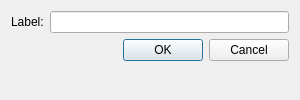
<?xml version="1.0" encoding="UTF-8"?>
<ui version="4.0">
 <class>NodeEditor</class>
 <widget class="QDialog" name="NodeEditor">
  <property name="geometry">
   <rect><x>0</x><y>0</y><width>300</width><height>100</height></rect>
  </property>
  <property name="windowTitle">
   <string>Edit Vertex</string>
  </property>
  <layout class="QFormLayout" name="formLayout">
   <item row="0" column="0">
    <widget class="QLabel" name="labelLbl">
     <property name="text"><string>Label:</string></property>
    </widget>
   </item>
   <item row="0" column="1">
    <widget class="QLineEdit" name="labelEdit"/>
   </item>
   <item row="1" column="0" colspan="2">
    <widget class="QDialogButtonBox" name="buttons">
     <property name="standardButtons">
      <set>QDialogButtonBox::Ok|QDialogButtonBox::Cancel</set>
     </property>
    </widget>
   </item>
  </layout>
 </widget>
 <resources/>
 <connections>
  <connection>
   <sender>buttons</sender><signal>accepted()</signal>
   <receiver>NodeEditor</receiver><slot>accept()</slot>
   <hints><hint type="sourcelabel"><x>150</x><y>70</y></hint>
          <hint type="destinationlabel"><x>150</x><y>50</y></hint></hints>
  </connection>
  <connection>
   <sender>buttons</sender><signal>rejected()</signal>
   <receiver>NodeEditor</receiver><slot>reject()</slot>
   <hints><hint type="sourcelabel"><x>150</x><y>70</y></hint>
          <hint type="destinationlabel"><x>150</x><y>50</y></hint></hints>
  </connection>
 </connections>
</ui>
